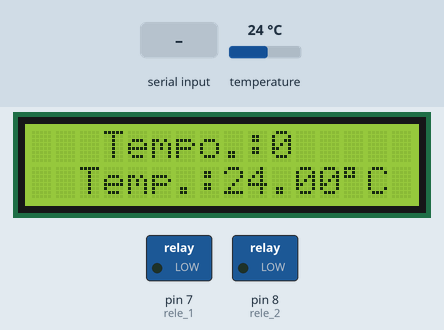
Recording of a sketch running on a simulated Arduino Uno, built with avr-gcc and run on an emulated ATmega328P. Parts: 16×2 character LCD, switched loads named in the sketch (green lamp = pin HIGH). The test bench sets the inputs (shaded band); at power-on: temperature 24 °C. What the sketch prints to the serial monitor is not drawn.

Above: at 2.0 s.
2.1 s: "b" received over Serial
At 5.5 s:
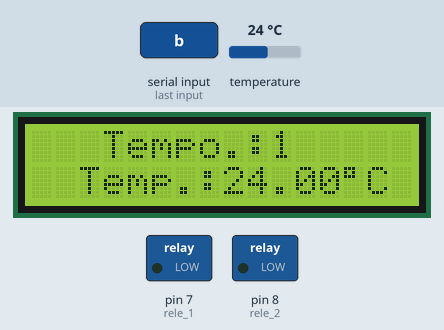
5.7 s: temperature set to 24.5 °C
At 7.3 s:
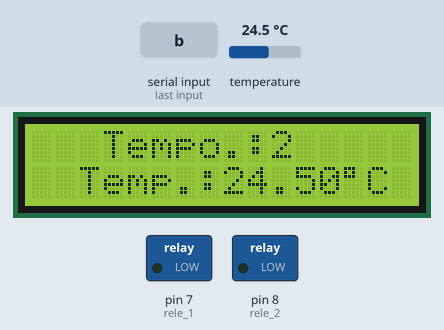
9.3 s: temperature set to 25.7 °C
At 12.2 s:
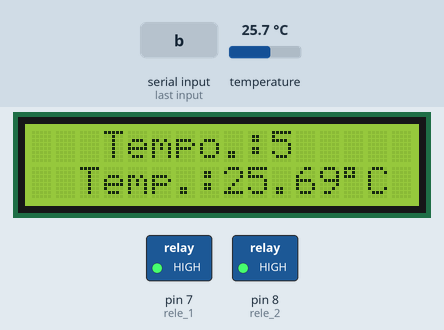
12.9 s: "d" received over Serial
At 14.7 s:
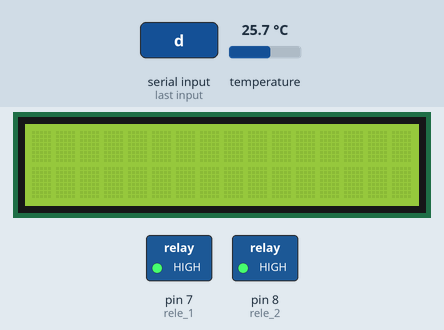
16.4 s: temperature set to 12 °C
At 17.2 s:
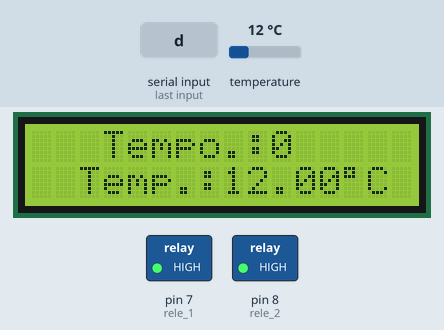
Timing chart, 0 to 18.9 s (numbered marks = the images above; inputs shaded):
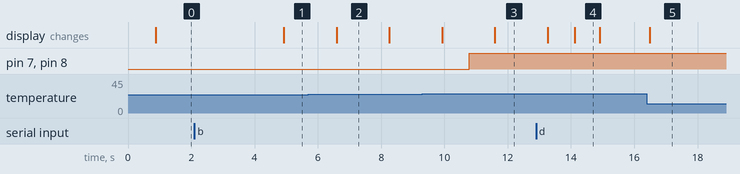

The sketch:

Algoritmo_temperatura_versao_120723.ino
```cpp
#include <LiquidCrystal_I2C.h>
#include <DallasTemperature.h>
#include <OneWire.h>

#define ONE_WIRE_BUS 2

int contador = 0;
bool medindo = false;
float t0 = 0;
int rele_1 = 7;
int rele_2 = 8;

LiquidCrystal_I2C lcd(0x27, 16, 2);
OneWire oneWire(ONE_WIRE_BUS);
DallasTemperature sensors(&oneWire);


void medir() {
  sensors.requestTemperatures();
  lcd.setCursor(3, 0);
  lcd.print("Tempo.:");
  lcd.setCursor(10, 0);
  lcd.print(contador);
  lcd.setCursor(2, 1);
  lcd.print("Temp.:");
  lcd.setCursor(8, 1);
  lcd.print(sensors.getTempCByIndex(0));
  lcd.setCursor(13, 1);
  lcd.write(223);
  lcd.setCursor(14, 1);
  lcd.print("C");
}

void setup()
{
  lcd.init();
  lcd.clear();
  lcd.backlight();
  sensors.begin();
  Serial.begin(9600);
  pinMode(rele_1, OUTPUT);
  pinMode(rele_2, OUTPUT);

  digitalWrite(rele_1, LOW);
  digitalWrite(rele_2, LOW);

  medir();
}
void loop() {
  medir();
  if (Serial.available())  //verifica se tem dados diponível para leitura
  {
    if (Serial.read() == 'b') {
      medindo = true;
      t0 = sensors.getTempCByIndex(0);
    }
    while (medindo) {
      Serial.println((String)sensors.getTempCByIndex(0));
      medir();
      //delay(4200);
      delay(840);

      if(sensors.getTempCByIndex(0) >= (contador/60) + t0 + 1)
      {
        digitalWrite(rele_1, HIGH);
        digitalWrite(rele_2, HIGH);
      }

      if(sensors.getTempCByIndex(0) < (contador/60) + t0 - 1)
      {
        digitalWrite(rele_1, LOW);
        digitalWrite(rele_2, LOW);
      }

      //contador += 5;
        contador += 1;
      if (Serial.read() == 'd') {
        contador = 0;
        medindo = false;
        lcd.clear();
      }
    }
  }
}
```

Measured:
- the behaviour switches between 24.9 and 25 °C on temperature (found by bisection; images 2 and 3)
- after the input at 2.1 s, the display: changes after 2.8 s (image 1)
- after the input at 9.3 s, pin 7 (rele_1), pin 8 (rele_2): LOW → HIGH after 1.5 s
- after the input at 12.9 s, the display: first differs from a run without the input after 1.2 s (image 4)
- after the input at 16.4 s, the display: changes after 0.10 s (image 5)
- what the display in image 2 shows lasts 1.7 s, from 6.6 s to 8.3 s
- what the display in image 4 shows lasts 0.8 s, from 14.1 s to 14.9 s
